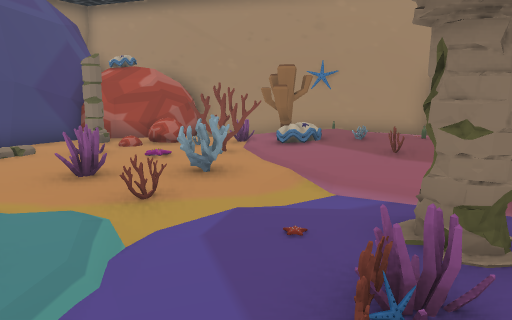
View 1 (above)

21 first-person views from a walk through a 3-D level made in the Unity game engine. The camera is 1.4 m above the floor, tilts 10° down and sees 70° across. The floor is counted in squares, 1 m on a side. Each view is taken from the middle of a square. On the plan, view 1 faces up. The plan holds only what a view shows up to about 16 squares ahead; the rest is blank. The place goes on beyond the plan. The player is left out.

View 2
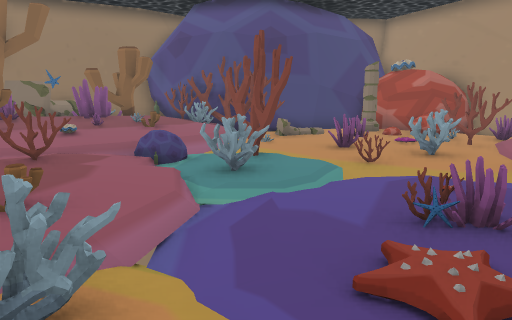

View 3
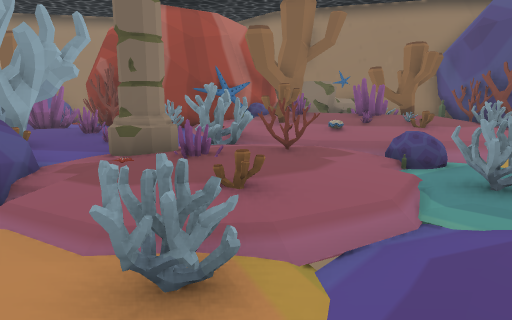

View 4
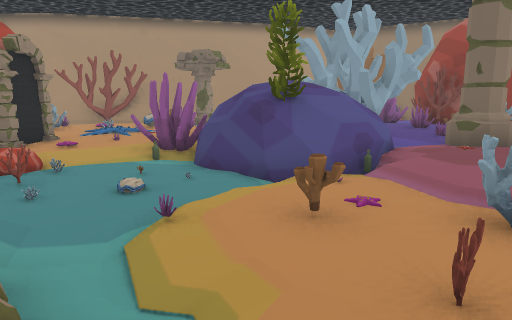

View 5
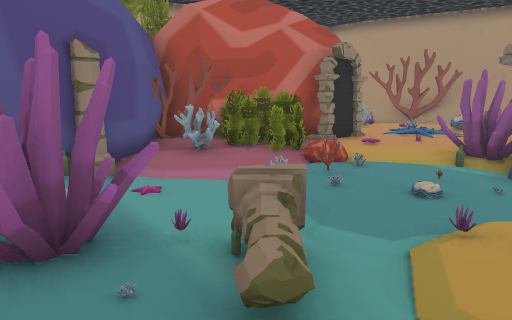

View 6
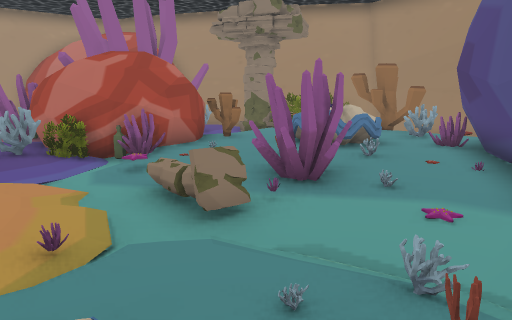

View 7
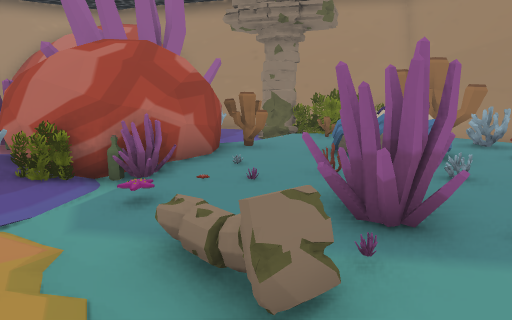

View 8
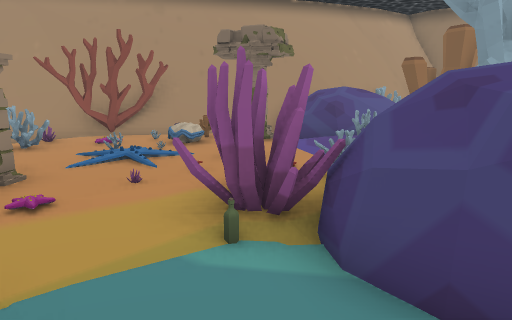

View 9
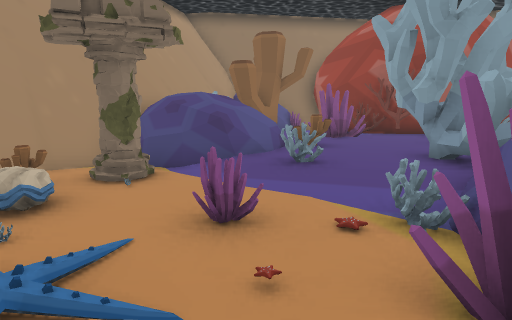

View 10
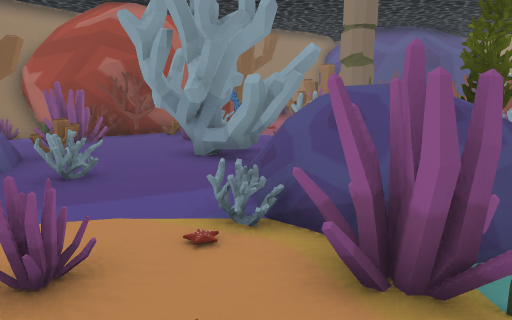

View 11
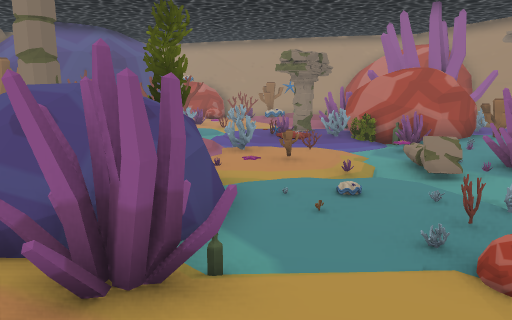

View 12
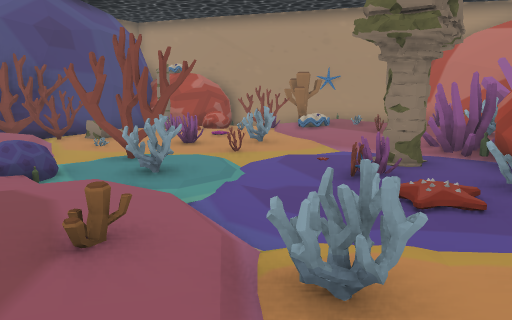

View 13
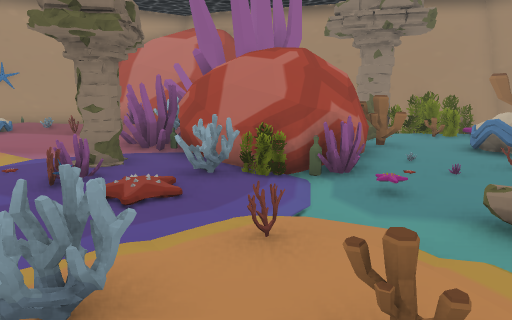

View 14
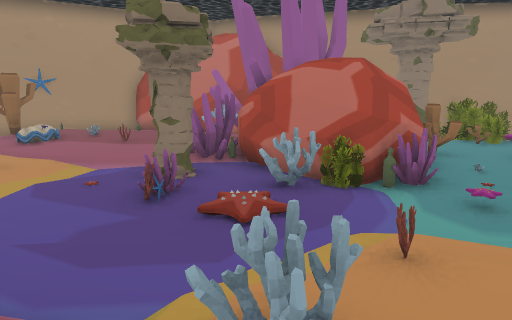

View 15
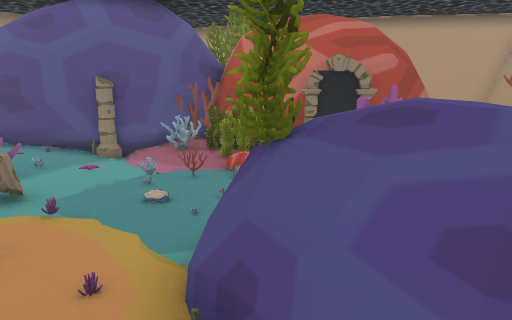

View 16
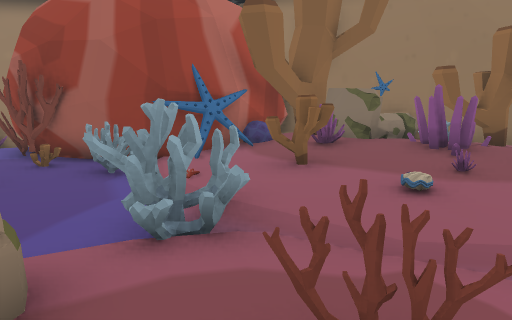

View 17
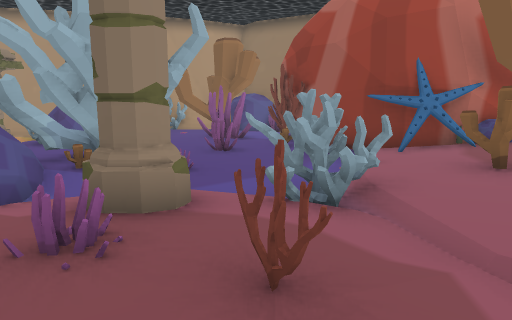

View 18
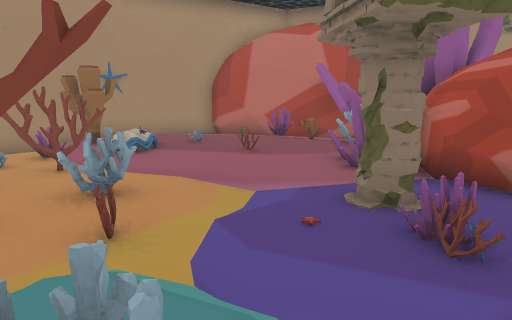

View 19
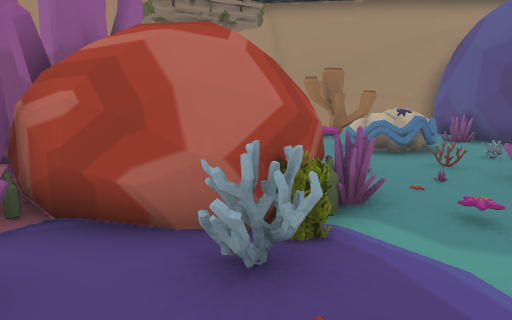

View 20
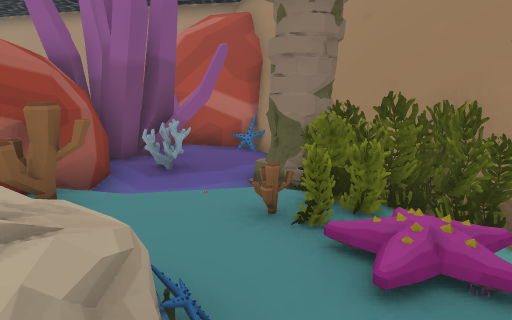

View 21
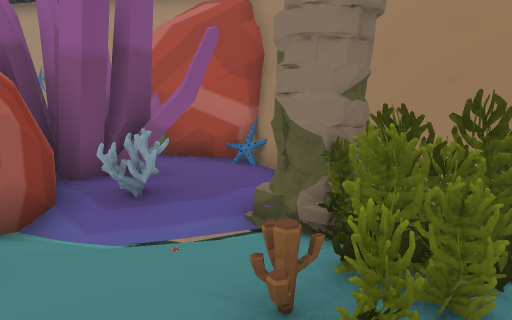

### Floor plan
Key: @ floor where view 1 was taken; # wall or solid block; . main floor; : floor 0.25 m higher than the main floor; - floor 0.25 m lower than the main floor; + floor 0.5 m higher than the main floor; * floor 0.75 m higher than the main floor; / step, stairs or slope; = window, fence, low wall or low ledge; O other object.
Columns run from 13 left of view 1 to 16 right of it. Each row starts with its distance up from view 1.
 14           O####
 13         OOOO=######
 12        OOOO...O  ###
 11        #OOOOOOOO ::#
 10       ##O....:O:+::##
  9       #../..OO*:++:##
  8     ### /O...O::++O ##
  7   ###OO/....O.:::+O:OOO###
  6 #O#OOOO...O.O./:::OOOOO O#
  5 #OO+////...O.../OOOOOOOO=##
  4 #OO**///OO.....OOOOOOOOO ##
  3 OOOO+/+/  OO...O=OOO OOOOO##
  2 OOOO+++/O OO..O..OOOOO-//O/##
  1 OOO++///:///../OOOOOOOO..//##
  0 OOOOO+:::O://@///OOOOO..O.//##
 -1 ## +OOO:O::/OO..-./......:OO #
 -2  #O::OO::O::OOO.-///..OO..OO #
 -3  ##O.:.OO::/. O -O.O..OO..OO##
 -4  ##O::::O:///  .-OOO./...OO #
 -5  ##:::OOOOOOO-../--O...#O####
 -6 ##O:O:OOOOOOO....---.#######
 -7 #O=::OOOOOOOO-/.//--.##
 -8 #OO:::OOOOOOO-..O///O
 -9  OO::O:::.OOO/..O.OO#
-10 OO:::::O:...O...O.OO#
-11 OOO OOO::.O....###O##
-12 ##OOOOO.......###  ##
-13 ###  OO.O...:.#
-14   ###OO O.O...#
-15     ###=O....O#
-16       ###=...O#
-17        ###OO..
-18          ###=
-19           ### ##

Positions as (right, up) in squares from view 1, and headings:
1: (0, 0), facing up
2: (2, -2), facing up-left
3: (2, -1), facing left
4: (4, -1), facing down-left
5: (4, -1), facing down
6: (1, -8), facing up-right
7: (2, -6), facing up-right
8: (2, -6), facing down-left
9: (1, -11), facing left
10: (0, -12), facing up-left
11: (0, -12), facing up
12: (-1, -4), facing up
13: (-1, -4), facing up-right
14: (-2, -3), facing up-right
15: (-4, -3), facing down-right
16: (-3, -1), facing left
17: (-3, 1), facing down-left
18: (-3, 1), facing up-right
19: (0, 1), facing right
20: (11, -4), facing up
21: (11, -2), facing up
